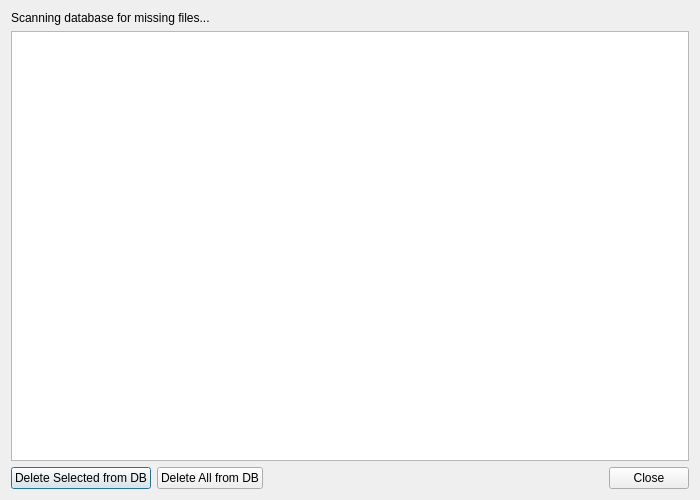
<?xml version="1.0" encoding="UTF-8"?>
<ui version="4.0">
 <class>MissingFilesDialog</class>
 <widget class="QDialog" name="MissingFilesDialog">
  <property name="geometry">
   <rect>
    <x>0</x>
    <y>0</y>
    <width>700</width>
    <height>500</height>
   </rect>
  </property>
  <property name="windowTitle">
   <string>Missing Files Cleanup</string>
  </property>
  <layout class="QVBoxLayout" name="verticalLayout">
   <item>
    <widget class="QLabel" name="statusLabel">
     <property name="text">
      <string>Scanning database for missing files...</string>
     </property>
    </widget>
   </item>
   <item>
    <widget class="QListWidget" name="missingFilesList">
     <property name="selectionMode">
      <enum>QAbstractItemView::MultiSelection</enum>
     </property>
    </widget>
   </item>
   <item>
    <layout class="QHBoxLayout" name="buttonLayout">
     <item>
      <widget class="QPushButton" name="deleteSelectedBtn">
       <property name="text">
        <string>Delete Selected from DB</string>
       </property>
      </widget>
     </item>
     <item>
      <widget class="QPushButton" name="deleteAllBtn">
       <property name="text">
        <string>Delete All from DB</string>
       </property>
      </widget>
     </item>
     <item>
      <spacer name="horizontalSpacer">
       <property name="orientation">
        <enum>Qt::Horizontal</enum>
       </property>
       <property name="sizeHint" stdset="0">
        <size>
         <width>40</width>
         <height>20</height>
        </size>
       </property>
      </spacer>
     </item>
     <item>
      <widget class="QPushButton" name="closeBtn">
       <property name="text">
        <string>Close</string>
       </property>
      </widget>
     </item>
    </layout>
   </item>
  </layout>
 </widget>
 <resources/>
 <connections/>
</ui>
